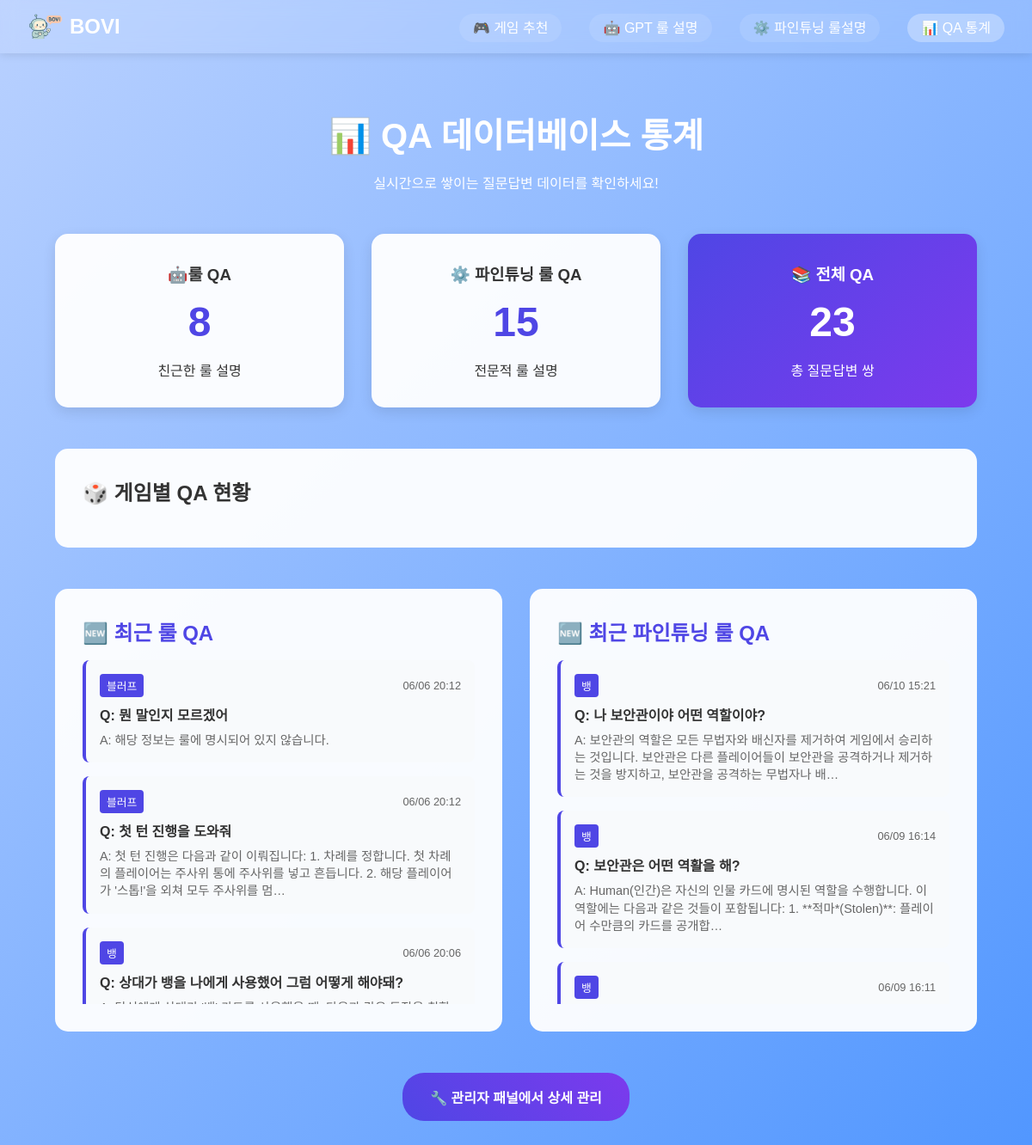
/qa-stats/, run on the app's committed database.
### chatbot/models.py (models this page shows, shortened)
class GPTRuleQA(models.Model):
    game_name = models.CharField('게임 이름', max_length=100)
    question = models.TextField('질문 내용')
    answer = models.TextField('답변 내용')
    created_at = models.DateTimeField('생성 시간', auto_now_add=True)
    class Meta:
        verbose_name = 'GPT 룰 QA'
        verbose_name_plural = 'GPT 룰 QA들'
        ordering = ['-created_at']

class FinetuningRuleQA(models.Model):
    game_name = models.CharField('게임 이름', max_length=100)
    question = models.TextField('질문 내용')
    answer = models.TextField('답변 내용')
    created_at = models.DateTimeField('생성 시간', auto_now_add=True)
    class Meta:
        verbose_name = '파인튜닝 룰 QA'
        verbose_name_plural = '파인튜닝 룰 QA들'
        ordering = ['-created_at']

### chatbot/views.py (the view)
# urls.py: path('qa-stats/', views.qa_stats, name='qa_stats'),  # QA 통계 페이지
def qa_stats(request):
    gpt_count = GPTRuleQA.objects.count()
    ft_count = FinetuningRuleQA.objects.count()
    recent_gpt = GPTRuleQA.objects.all()[:10]
    recent_ft = FinetuningRuleQA.objects.all()[:10]
    context = {
        'gpt_count': gpt_count,
        'ft_count': ft_count,
        'total_count': gpt_count + ft_count,
        'recent_gpt': recent_gpt,
        'recent_ft': recent_ft,
    }
    return render(request, 'chatbot/qa_stats.html', context)

### templates/chatbot/qa_stats.html (shortened to what this page needs)
{% extends 'chatbot/base.html' %}
{% block content %}
<div class="stats-container">
    <div class="stats-header">
        <h1>📊 QA 데이터베이스 통계</h1>
        <p>실시간으로 쌓이는 질문답변 데이터를 확인하세요!</p>
    </div>
    <div class="stats-overview">
        <div class="stat-card">
            <h3>🤖룰 QA</h3>
            <div class="stat-number">{{ gpt_count }}</div>
            <p>친근한 룰 설명</p>
        </div>
        <div class="stat-card">
            <h3>⚙️ 파인튜닝 룰 QA</h3>
            <div class="stat-number">{{ ft_count }}</div>
            <p>전문적 룰 설명</p>
        </div>
        <div class="stat-card total">
            <h3>📚 전체 QA</h3>
            <div class="stat-number">{{ total_count }}</div>
            <p>총 질문답변 쌍</p>
        </div>
    </div>
    <div class="stats-by-game">
        <h2>🎲 게임별 QA 현황</h2>
    </div>
    <div class="recent-qa">
        <div class="recent-section">
            <h2>🆕 최근 룰 QA</h2>
            <div class="qa-list">
                {% for qa in recent_gpt %}
                <div class="qa-item">
                    <div class="qa-header">
                        <span class="game-name">{{ qa.game_name }}</span>
                        <span class="qa-time">{{ qa.created_at|date:"m/d H:i" }}</span>
                    </div>
                    <div class="qa-question">Q: {{ qa.question|truncatechars:80 }}</div>
                    <div class="qa-answer">A: {{ qa.answer|truncatechars:100 }}</div>
                </div>
                {% empty %}
                <p class="no-data">아직 룰 QA가 없습니다.</p>
                {% endfor %}
            </div>
        </div>
        <div class="recent-section">
            <h2>🆕 최근 파인튜닝 룰 QA</h2>
            <div class="qa-list">
                {% for qa in recent_ft %}
                <div class="qa-item">
                    <div class="qa-header">
                        <span class="game-name">{{ qa.game_name }}</span>
                        <span class="qa-time">{{ qa.created_at|date:"m/d H:i" }}</span>
                    </div>
                    <div class="qa-question">Q: {{ qa.question|truncatechars:80 }}</div>
                    <div class="qa-answer">A: {{ qa.answer|truncatechars:100 }}</div>
                </div>
                {% empty %}
                <p class="no-data">아직 파인튜닝 룰 QA가 없습니다.</p>
                {% endfor %}
            </div>
        </div>
    </div>
    <div class="admin-link">
        <a href="/admin/" class="admin-btn">🔧 관리자 패널에서 상세 관리</a>
    </div>
</div>
{% endblock %}

### templates/chatbot/base.html (shortened to what this page needs)
<!DOCTYPE html>
<html lang="ko">
<head>
    {% load static %}
</head>
<body>
    <nav class="navbar">
        <div class="nav-container">
            <a href="{% url 'chatbot:home' %}" class="nav-logo">
                <img src="{% static 'chatbot/logo.png' %}" alt="BOVI Logo">
                BOVI
            </a>
            <ul class="nav-menu">
                <li><a href="{% url 'chatbot:game_recommendation' %}" class="nav-link">🎮 게임 추천</a></li>
                <li><a href="{% url 'chatbot:gpt_rules' %}" class="nav-link">🤖 GPT 룰 설명</a></li>
                <li><a href="{% url 'chatbot:finetuning_rules' %}" class="nav-link">⚙️ 파인튜닝 룰설명</a></li>
                <li><a href="{% url 'chatbot:qa_stats' %}" class="nav-link">📊 QA 통계</a></li>
            </ul>
        </div>
    </nav>
    <main class="container">
        {% block content %}
        {% endblock %}
    </main>
</body>
</html>

### templates/chatbot/base.html (style rules this page uses)
* { margin: 0; padding: 0; box-sizing: border-box; }
body { font-family: 'Arial', sans-serif; background: linear-gradient(135deg,rgb(185, 209, 255) 0%,rgb(80, 150, 255) 100%); min-height: 100vh; color: #333; }
.navbar { background: rgba(255, 255, 255, 0.1); backdrop-filter: blur(10px); padding: 1rem 0; box-shadow: 0 2px 10px rgba(0, 0, 0, 0.1); }
.nav-container { max-width: 1200px; margin: 0 auto; display: flex; justify-content: space-between; align-items: center; padding: 0 2rem; }
.nav-logo { font-size: 1.5rem; font-weight: bold; color: white; text-decoration: none; display: flex; align-items: center; gap: 0.5rem; }
.nav-logo img { height: 30px; width: auto; }
.nav-menu { display: flex; list-style: none; gap: 2rem; }
.nav-link { color: white; text-decoration: none; padding: 0.5rem 1rem; border-radius: 25px; transition: all 0.3s ease; background: rgba(255, 255, 255, 0.1); }
.nav-link.active { background: rgba(255, 255, 255, 0.3); }
.container { max-width: 1200px; margin: 0 auto; padding: 2rem; }

### templates/chatbot/qa_stats.html (style rules this page uses)
.stats-container { max-width: 1200px; margin: 0 auto; padding: 2rem; }
.stats-header { text-align: center; margin-bottom: 3rem; color: white; }
.stats-header h1 { font-size: 2.5rem; margin-bottom: 1rem; }
.stats-overview { display: grid; grid-template-columns: repeat(auto-fit, minmax(250px, 1fr)); gap: 2rem; margin-bottom: 3rem; }
.stat-card { background: rgba(255, 255, 255, 0.95); padding: 2rem; border-radius: 15px; text-align: center; box-shadow: 0 5px 15px rgba(0, 0, 0, 0.1); transition: transform 0.3s ease; }
.stat-card.total { background: linear-gradient(135deg, #4f46e5, #7c3aed); color: white; }
.stat-number { font-size: 3rem; font-weight: bold; color: #4f46e5; margin: 1rem 0; }
.stat-card.total .stat-number { color: white; }
.stats-by-game { background: rgba(255, 255, 255, 0.95); padding: 2rem; border-radius: 15px; margin-bottom: 3rem; }
.recent-qa { display: grid; grid-template-columns: 1fr 1fr; gap: 2rem; margin-bottom: 3rem; }
.recent-section { background: rgba(255, 255, 255, 0.95); padding: 2rem; border-radius: 15px; }
.recent-section h2 { color: #4f46e5; margin-bottom: 1rem; }
.qa-list { max-height: 400px; overflow-y: auto; }
.qa-item { background: #f8fafc; padding: 1rem; border-radius: 8px; margin-bottom: 1rem; border-left: 4px solid #4f46e5; }
.qa-header { display: flex; justify-content: space-between; align-items: center; margin-bottom: 0.5rem; }
.game-name { background: #4f46e5; color: white; padding: 0.25rem 0.5rem; border-radius: 4px; font-size: 0.8rem; }
.qa-time { color: #666; font-size: 0.8rem; }
.qa-question { font-weight: bold; margin-bottom: 0.5rem; color: #333; }
.qa-answer { color: #666; font-size: 0.9rem; line-height: 1.4; }
.admin-link { text-align: center; }
.admin-btn { display: inline-block; background: linear-gradient(45deg, #4f46e5, #7c3aed); color: white; padding: 1rem 2rem; border-radius: 25px; text-decoration: none; font-weight: bold; transition: all 0.3s ease; }

### data on the page
GPTRuleQA: game_name "블러프", created_at "06/06 20:12", question "뭔 말인지 모르겠어", answer "해당 정보는 룰에 명시되어 있지 않습니다."
GPTRuleQA: game_name "블러프", created_at "06/06 20:12", question "첫 턴 진행을 도와줘", answer "첫 턴 진행은 다음과 같이 이뤄집니다: 1. 차례를 정합니다. 첫 차례의 플레이어는 주사위 통에 주사위를 넣고 흔듭니다. 2. 해당 플레이어가 '스톱!'을 외쳐 모두 주사위를 멈…"
GPTRuleQA: game_name "뱅", created_at "06/06 20:06", question "상대가 뱅을 나에게 사용했어 그럼 어떻게 해야돼?"
FinetuningRuleQA: game_name "뱅", created_at "06/10 15:21", question "나 보안관이야 어떤 역할이야?", answer "보안관의 역할은 모든 무법자와 배신자를 제거하여 게임에서 승리하는 것입니다. 보안관은 다른 플레이어들이 보안관을 공격하거나 제거하는 것을 방지하고, 보안관을 공격하는 무법자나 배…"
FinetuningRuleQA: game_name "뱅", created_at "06/09 16:14", question "보안관은 어떤 역활을 해?", answer "Human(인간)은 자신의 인물 카드에 명시된 역할을 수행합니다. 이 역할에는 다음과 같은 것들이 포함됩니다: 1. **적마*(Stolen)**: 플레이어 수만큼의 카드를 공개합…"
FinetuningRuleQA: game_name "뱅", created_at "06/09 16:11"

### other printed values
{{ gpt_count }} "8"
{{ ft_count }} "15"
{{ total_count }} "23"
